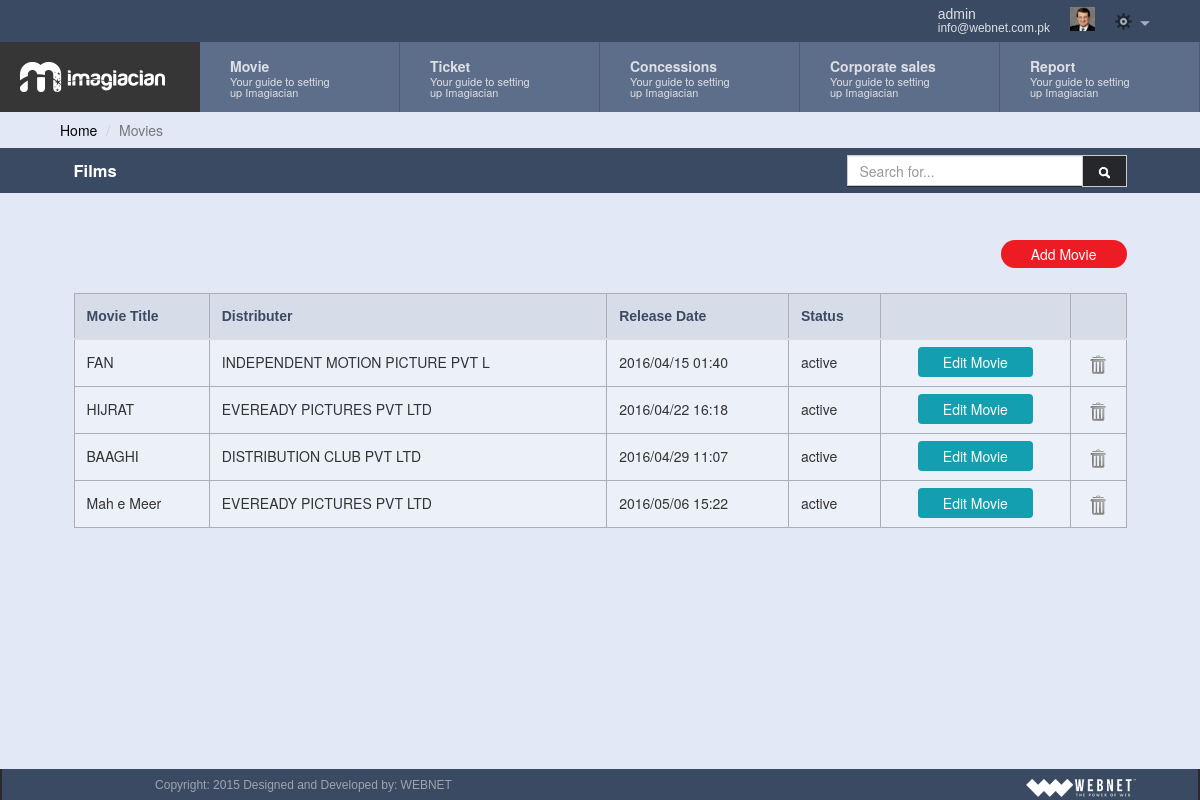
The app's page /view_movie.php (signed in) with its own data.
### tables this page shows
CREATE TABLE IF NOT EXISTS `movies` (
  `movie_id` int(11) NOT NULL AUTO_INCREMENT,
  `movie_title` varchar(32) NOT NULL,
  `movie_distributer_id` int(32) NOT NULL,
  `movie_rating` varchar(32) DEFAULT NULL,
  `movie_release_date` varchar(32) DEFAULT NULL,
  `movie_genre` varchar(32) DEFAULT NULL,
  `movie_duration` varchar(32) NOT NULL,
  `movie_national_code` varchar(64) DEFAULT NULL,
  `movie_format` varchar(32) DEFAULT NULL,
  `movie_contract_type` varchar(32) DEFAULT NULL,
  `movie_rental_charges` varchar(32) NOT NULL,
  `movie_dist_seats` varchar(32) NOT NULL,
  `movie_contract_start_date` varchar(64) DEFAULT NULL,
  `movie_actors` varchar(128) DEFAULT NULL,
  `movie_actors_role` varchar(128) DEFAULT NULL,
  `movie_poster` text,
  `movie_synopsis` text NOT NULL,
  `movie_trailor` longtext NOT NULL,
  `movie_status` varchar(32) NOT NULL,
  `movie_ts` timestamp NOT NULL DEFAULT CURRENT_TIMESTAMP,
  PRIMARY KEY (`movie_id`)
);

CREATE TABLE IF NOT EXISTS `distributers` (
  `dist_id` int(11) NOT NULL AUTO_INCREMENT,
  `dist_name` varchar(32) NOT NULL,
  `dist_description` text,
  `dist_established_year` varchar(32) DEFAULT NULL,
  `distributer_ts` timestamp NOT NULL DEFAULT CURRENT_TIMESTAMP,
  PRIMARY KEY (`dist_id`)
);

### common/class.database.php (called while the page is built, shortened)
<?php
class Database {
    public $_DB;
    public $_query;
    public $_select = array();
    public $_action;
    public $_table;
    public $_joins = array();
    public $_force_select_all = false;
    public function __construct() {
        try {
            $this->_DB = new PDO('mysql:host=' . DB_HOST . ';dbname=' . DB_NAME, DB_USER, DB_PASS);
            $this->_DB->setAttribute(PDO::ATTR_ERRMODE, PDO::ERRMODE_EXCEPTION);
        } catch (PDOException $e) {
            echo 'ERROR: ' . $e->getMessage();
        }
    }
    public function query($query) {
        try {
            $this->_query = $this->_DB->prepare(filter_var($query, FILTER_SANITIZE_STRING));
            $this->_query->execute();
            $this->_select = array();
            $this->_joins = array();
        } catch (PDOException $e) {
            $er = $e->errorInfo;
            echo '<p style="font-family:arial; background:#F00; position:absolute; z-index:10000; color:#FFF; padding:5px;">ERROR: ' . $er[2] . '</p>';
        }
    }
    public function join($table_name, $override_name, $join_type = 'INNER JOIN', $match, $select = NULL) {
        $this->_joins[] = $join_type . ' ' . $table_name . ' AS ' . $override_name . ' ON ' . $match;
    }
    public function build_query() {
        $query = $this->_action;
        if ($this->_action == 'SELECT') {
            if (!empty($this->_select)) {
                if ($this->_force_select_all == true) {
                    $query .= ' *,';
                }
                foreach ($this->_select as $column_name => $name) {
                    $query .=' ' . $column_name . ' as ' . $name . ', ';
                }
            } else {
                $query .= ' *';
            }
            $query = rtrim($query, ', ');
        }
        if ($this->_action != 'UPDATE' && $this->_action != 'INSERT') {
            $query .= ' FROM ';
        }
        $query .= $this->_table;
        if (!empty($this->_joins)) {
            $query .= ' ';
            $query .= implode(' ', $this->_joins);
        }
        $this->query($query);
    }
    public function all_results($fetch_type = PDO::FETCH_OBJ) {
        return $this->_query->fetchAll($fetch_type);
    }
    public function from($table_name, $num_rows = NULL) {
        $this->_action = 'SELECT';
        $this->_table = $table_name;
        $this->build_query();
    }
}

### classes/class.movie.php (called while the page is built, shortened)
<?php
class movie extends database
{
	private $table_name;
	function __construct()
	{
		$this->table_name = 'movies';
	}
	public function get_movies($ID = NULL)
	{
		if (isset($ID)) {
			$this->where('movie_id',$ID);
			$this->from($this->table_name);
			return $this->result();
		}
		else {
			$this->from($this->table_name);
			return $this->all_results();
		}
	}
}
 ?>

### view_movie.php (the view, shortened to what this page needs)
<?php require_once 'header.php'; ?>
	<div class="container">
	<div class="row">
		<ol class="breadcrumb">
		  <li><a href="index.php">Home</a></li>
		  <li class="active">Movies</li>
		</ol>
	</div>
		<div class="row form-header">
			<div class="col-md-12">
				<div class="form-header-inner">
					<h3>Films</h3>
					<div class="search-btn input-group" id="example_filter">
						<input id="filter" type="text" class="form-control search-control" placeholder="Search for...">
							<span class="input-group-btn">
							<button class="btn btn-default search-btn" type="button"><img  src="assets/images/search-icon.png"/></button>
						</span>
					</div>
			 	</div>
		 	</div>
		</div>
		<div class="row">
			<div class="col-md-12">
				<div class="form-header-inner">
					<a class="pull-right add-button" href="add_movie.php">Add Movie</a>
				</div>
			</div>
		</div>
		  	<div class="row">
			<div class="col-md-12">
				<?php
				$movie = new movie();
				$results = $movie->get_movies();
				if ($results) {
				?>
				<table border="1" cellpadding="0" cellspacing="0" id="example" class="  table table-hover tableView admin-table">
					<thead>
					<tr>
						<th>Movie Title</th>
						<th>Distributer</th>
						<th>Release Date</th>
						<th>Status</th>
						<th></th>
						<th></th>
					</tr>
					</thead>
					<tbody class="searchable">
						<?php
						foreach($results as $res){
						echo '<tr>';
						echo '<td>'. $res->movie_title .'</td>';
						echo '<td>'. $res->dist_name .'</td>';
						echo '<td>'. $res->movie_release_date.'</td>';
						echo '<td>'. $res->movie_status.'</td>';
						echo '<td class="alignCenter"><a class="edit_btn" href="add_movie.php?id='.$res->movie_id.'">Edit Movie</a></td>';
						echo '<td class="alignCenter"><input type="hidden" class="id_to_delete" value="'.$res->movie_id.'"><a href="#" data-toggle="modal" data-target=".delete_confirm_modal"><img class="img_delete" src="assets/images/delete_icon.png"/></a></td>';
						echo '</tr>';
						}
						?>
						</tbody>
				</table>
				<?php
				}else{
					echo 'Error';
				}
				?>
			</div>
		</div>
</div>
<?php require_once 'footer.php'; ?>

### assets/css/dashboard.css (style rules this page uses)
button { outline:0px!important; }
body { background-color: #e2e8f6;padding-right:0px!important; }
html, body { height: 100%; }
.edit_btn { background-color: #149fb0; color: white; padding: 5px 25px; border-radius: 4px; }
.alignCenter { text-align: center; }
.img_delete { width: 16px; }
.container { width:100%!important; }
.form-header { margin-bottom: 35px; background: rgb(58, 74, 99); color: white; }
.form-header-inner { width: 90%; margin: auto; min-height: 45px; padding-top: 7px; }
.form-header h3 { font-size: 16.5px; font-weight: bold; float: left; margin-top: 6px; }
.form-header-inner .add-button { background-color: #ed1c24; color: white; padding: 4px 30px; border-radius: 20px; }
.form-header .search-btn { max-width: 280px;float: right; }
.search-btn .form-control { height: 31px;border-radius:0px; }
.search-btn .btn { padding: 4px 12px;border-radius:0px; }
h1, .h1, h2, .h2, h3, .h3 { margin-top: 10px; margin-bottom: 10px; }
.add-button { background-color: #3A4A63; color: white; margin-top: 5px; }
.admin-table th { background-color: #d7dde8; border-left: 0px; border-top: 0px; color: #3a4a63; font-family: helvetica; font-size: 14px; font-weight: bold; border-top: 1px solid #abaeb4!important; }
.admin-table td { border-top: 1px solid #abaeb4!important; }
.table > thead > tr > th, .table > tbody > tr > th, .table > tfoot > tr > th, .table > thead > tr > td, .table > tbody > tr > td, .table > tfoot > tr > td { padding: 12px!important; }
.admin-table { border:1px solid #abaeb4!important;width: 90%; margin: auto; margin-top: 20px; background-color: #ecf0f9; margin-bottom: 20px; }
.breadcrumb { padding: 8px 60px!important; margin-bottom: 0px!important; background-color: transparent!important; }
.breadcrumb a { color: #000000; }
.search-btn { background-color: #26272b; }
.search-btn img { background-color: #26272b; padding: 3.5px; }

### records on screen
movies: movie_title "FAN", distributers.dist_name "INDEPENDENT MOTION PICTURE PVT L", movie_release_date "2016/04/15 01:40", movie_status "active"
movies: movie_title "HIJRAT", distributers.dist_name "EVEREADY PICTURES PVT LTD", movie_release_date "2016/04/22 16:18", movie_status "active"
movies: movie_title "BAAGHI", distributers.dist_name "DISTRIBUTION CLUB PVT LTD", movie_release_date "2016/04/29 11:07", movie_status "active"
movies: movie_title "Mah e Meer", distributers.dist_name "EVEREADY PICTURES PVT LTD", movie_release_date "2016/05/06 15:22", movie_status "active"

### other values on screen
$_SESSION['user']->first_name "admin"
$_SESSION['user']->user_email "info@webnet.com.pk"
